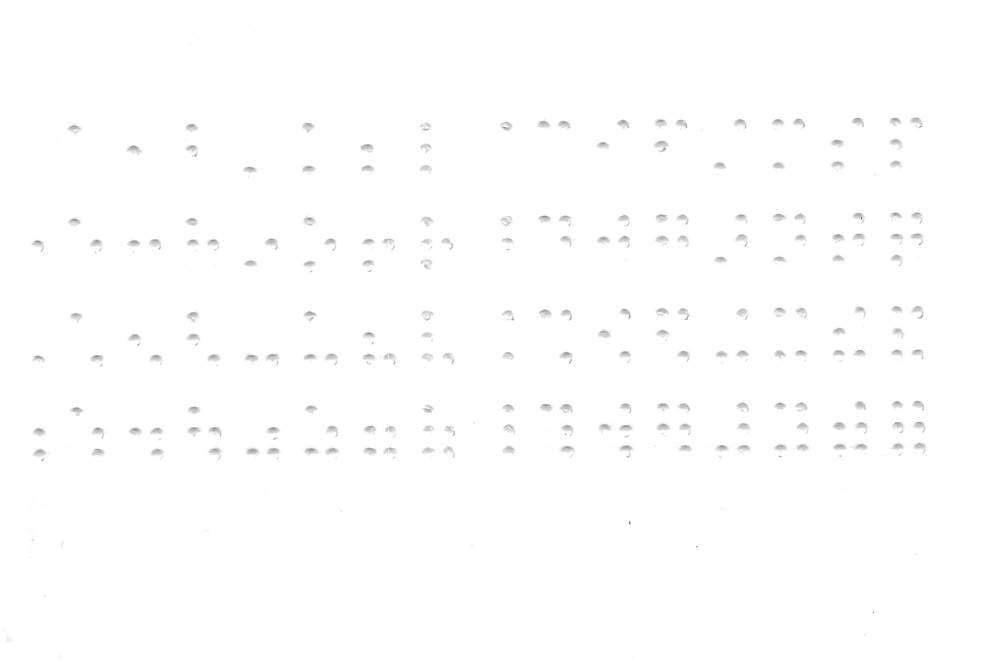
#> input picture Data/all_symbols.png, 1000 x 661 px, shrunk from 2512 x 1660 before the run
$ python -i preprocess.py   (imports and definitions only)
#> lines starting #> are read from the running program, lines starting #| are printed output that depends on the picture; after the words box and inside, x2 and y2 are one past the last pixel; in counts of white or black regions, pixels touching at a corner belong together
import cv2
import math
import numpy as np


class Preprocessor:
    def preprocess(self, image_name):
        # Load the  image and convert to grayscale
#> called with image_name = '../Data/all_symbols.png'
        image = cv2.imread(image_name, cv2.IMREAD_GRAYSCALE)
#> image: shape (661, 1000); min 76, max 255, mean 253.9

        #Filter  image using edge preserving filter
        image  = cv2.bilateralFilter(image, 10, 150, 150)

        # Apply   Thresholding to make image binary
        _, image = cv2.threshold(image, 0, 255, cv2.THRESH_BINARY + cv2.THRESH_OTSU)
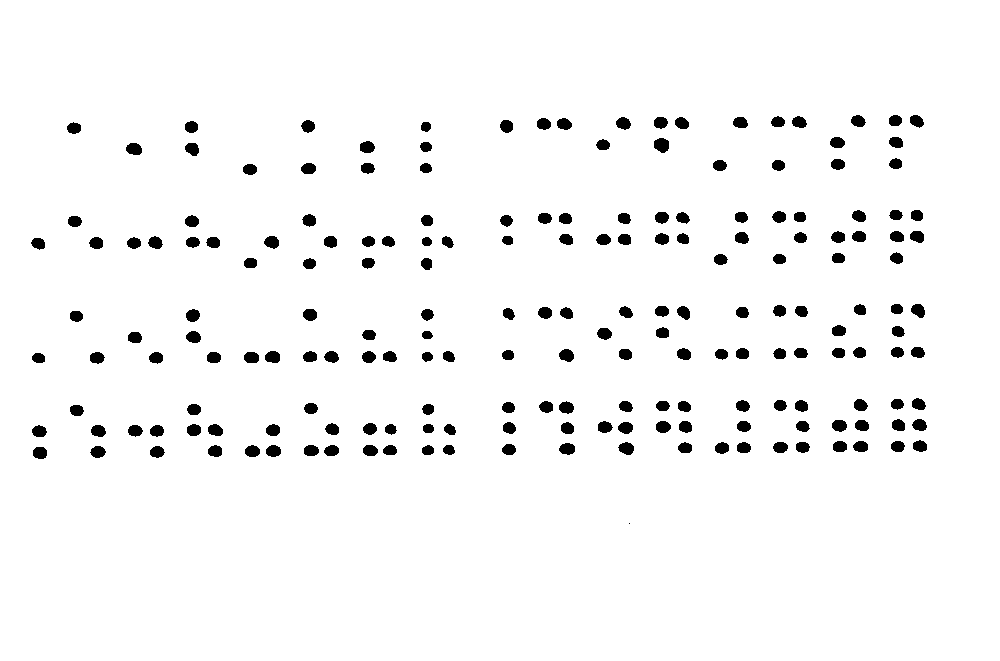
#> image: shape (661, 1000); 96.4% white; 193 black regions (1 under 20 px), largest, box (x1, y1, x2, y2) and area: (654, 138, 669, 153) 177, (126, 143, 142, 155) 155, (618, 442, 634, 455) 151

        # Deskew the image
        image = self.__deskew(image)

        return image


    # Finds the rotation angle that maximizes the combined variances of the row and column weights.
    # Returns the deskewed image
    def __deskew(self, image):
        # Angle in degrees, used as  negative and positive distance from 0 degrees to search within for maximum
        max_angle = 10

        # Inverts colors so background is black since black is added to borders when rotating
        _, image = cv2.threshold(image, 127, 255, cv2.THRESH_BINARY_INV)

        # Exhaustive search on linear sampling of angles within the bounds
        # Finds angle that gives max variance in row and column weights.
        angles = np.linspace(-max_angle, max_angle, num=101, endpoint=True)
        max_var = 0
        deskewed = image
        for angle in angles:
            rotated_image = self.__rotate(angle, image)     # Apply rotation to image
            row_weights, col_weights = self.__get_weights(rotated_image)    # Calculate row and column weights
            var = np.var(row_weights) + np.var(col_weights)     # Calculate combined variance of weights
            if var > max_var:   # Keep the Image with the max variance
                max_var = var
                deskewed = rotated_image;
#> this loop made 101 passes
#> (var, max_var) on passes 1, 11, 12, 13, 14, 15, 16, 17, 18, 19, 20, 21: (77.27, 77.27), (77.79, 77.79), (78.16, 78.16), (79.23, 79.23), (79.91, 79.91), (81.21, 81.21), (82.59, 82.59), (84.03, 84.03), (85.19, 85.19), (86.81, 86.81), (89, 89), (91, 91)
#> var on passes 2 to 7: 76.59, 75.87, 75.43, 74.89, 74.22, 73.91
#> pass 1, in __deskew, `rotated_image = self.__rotate(angle, image)`:
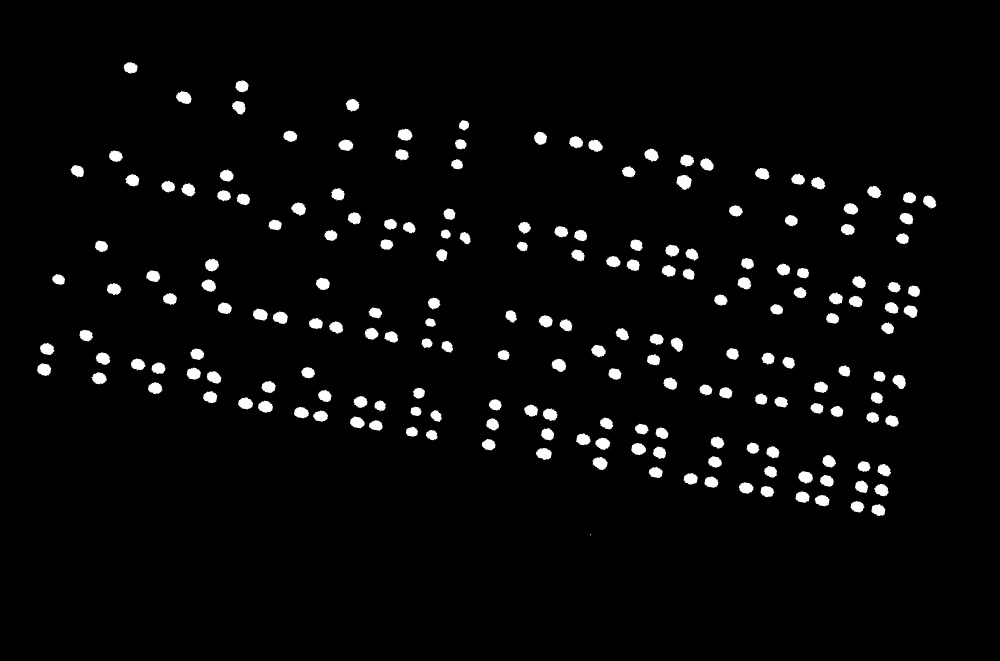
#> rotated_image: shape (661, 1000); min 0, max 255, mean 8.5
#> pass 2, in __deskew, `rotated_image = self.__rotate(angle, image)`:
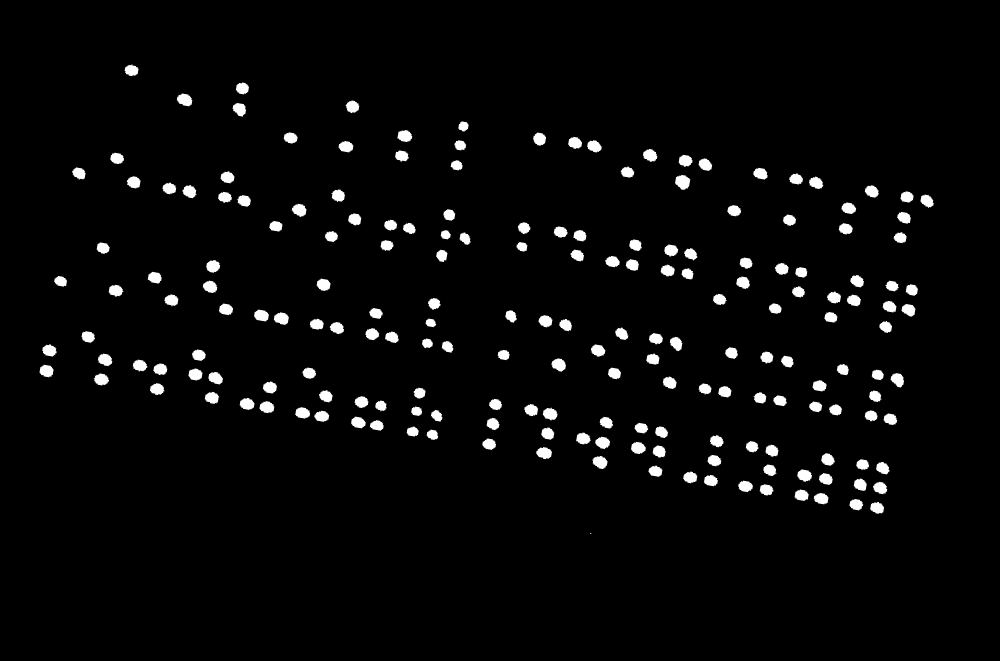
#> rotated_image: shape (661, 1000); min 0, max 255, mean 8.4
#> pass 3, in __deskew, `rotated_image = self.__rotate(angle, image)`:
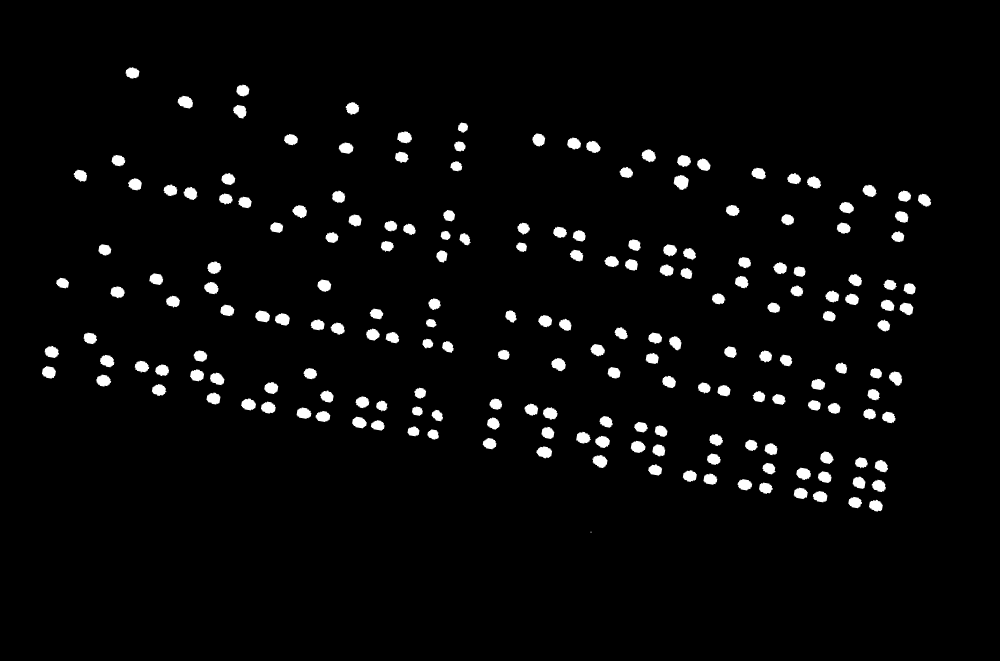
#> rotated_image: shape (661, 1000); min 0, max 255, mean 8.3
#> after the loop:
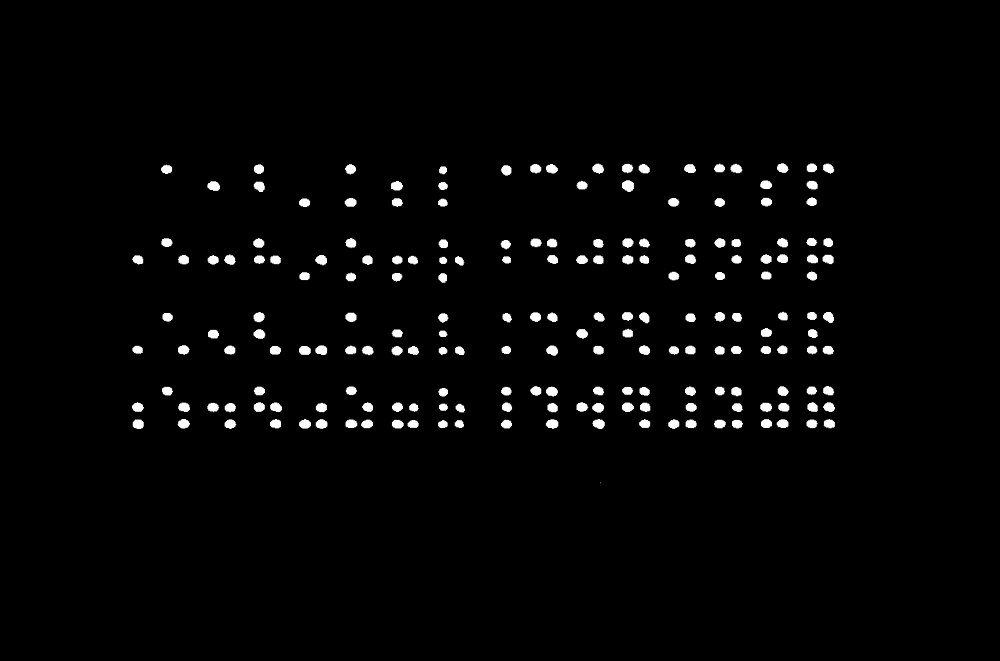
#> deskewed: shape (661, 1000); min 0, max 255, mean 5.7
#> after the loop:
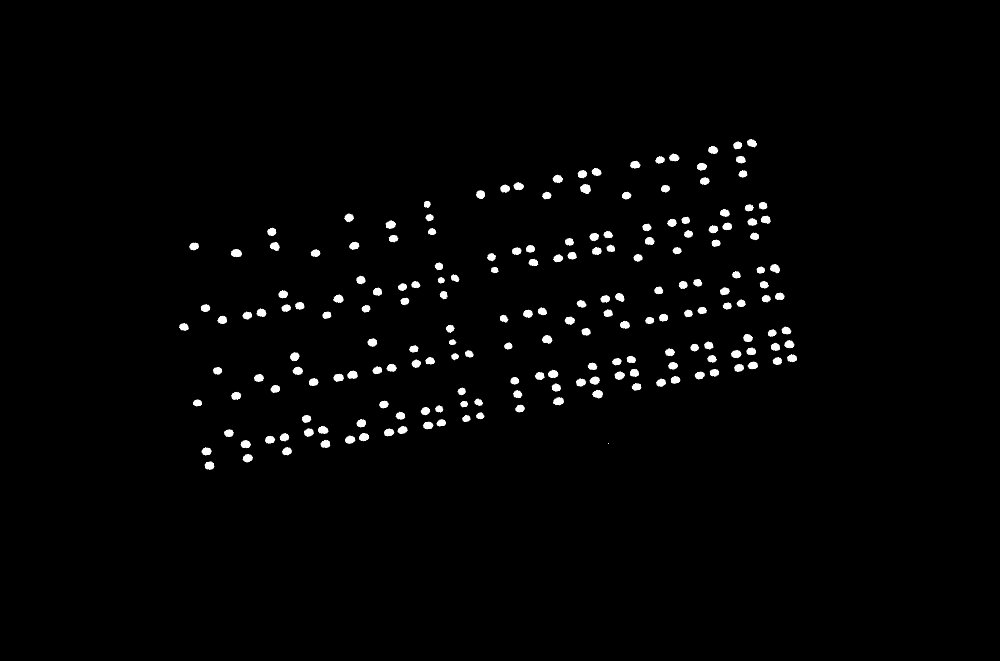
#> rotated_image: shape (661, 1000); min 0, max 255, mean 4.2
#> after the loop, max_var = 286.4

        # Revert to white background and black foreground
        _, image = cv2.threshold(deskewed, 127, 255, cv2.THRESH_BINARY_INV)
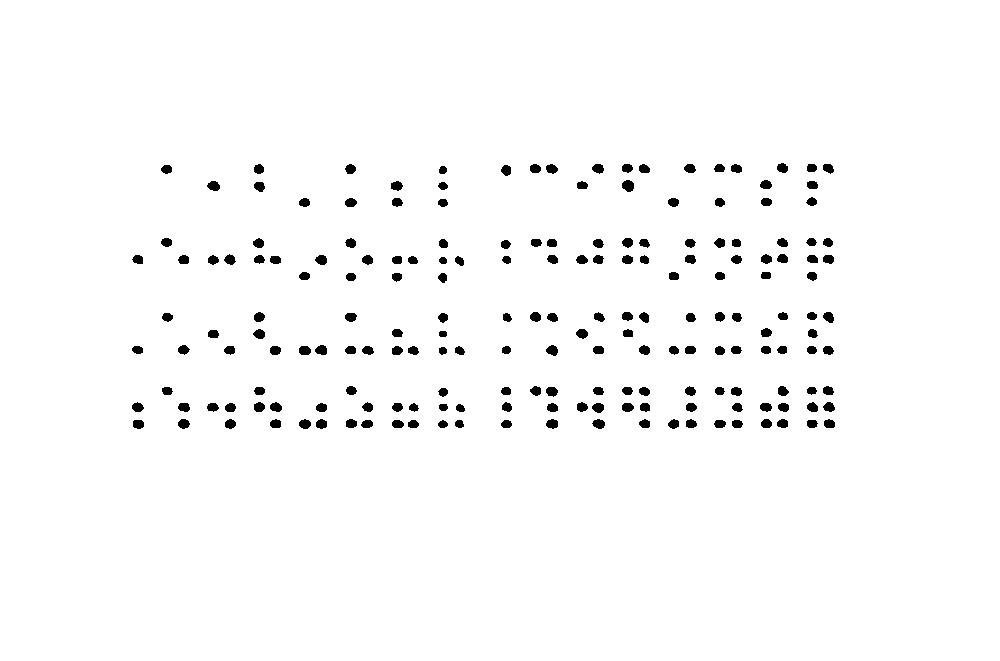
#> image: shape (661, 1000); 97.8% white; 192 black regions, largest, box (x1, y1, x2, y2) and area: (622, 180, 634, 192) 112, (207, 181, 220, 191) 97, (315, 345, 327, 355) 94

        return image


    #Returns the row and column weights of the image
    def __get_weights(self, image):
        # Calculate row_weights
        row_weights = np.zeros(image.shape[0], dtype=int)
        for i in range(image.shape[0]):
            row_weights[i] = np.sum(image[i, :]) / image.shape[1]
        # Calculate col_weights
        col_weights = np.zeros(image.shape[1], dtype=int)
        for i in range(image.shape[1]):
            col_weights[i] = np.sum(image[:, i]) / image.shape[0]
        return row_weights, col_weights

    # Applies given rotation angle to image
    # Rotation causes corners of the rectangle to go outside original bounding box, so image is scaled down to compensate
    def __rotate(self, angle, image):
        height, width = image.shape[:2]

        # Calculate scaling factor to prevent corners being lost
        c = math.sqrt(pow(width/2, 2) + pow(height/2, 2))   # Distance from rotation point to corner
        new_h = 2 * c * math.sin(math.radians(45 + angle))  # Height of bounding box after rotation
        scale = height / new_h

        # Rotation matrix to rotate image around center point with given angle and calculated scale reduction
        rot_mat = cv2.getRotationMatrix2D((width/2, height/2), angle, scale)

        # Returns image with rotation applied
        return cv2.warpAffine(image, rot_mat, dsize=(width, height))


>>> result = Preprocessor().preprocess('../Data/all_symbols.png')
